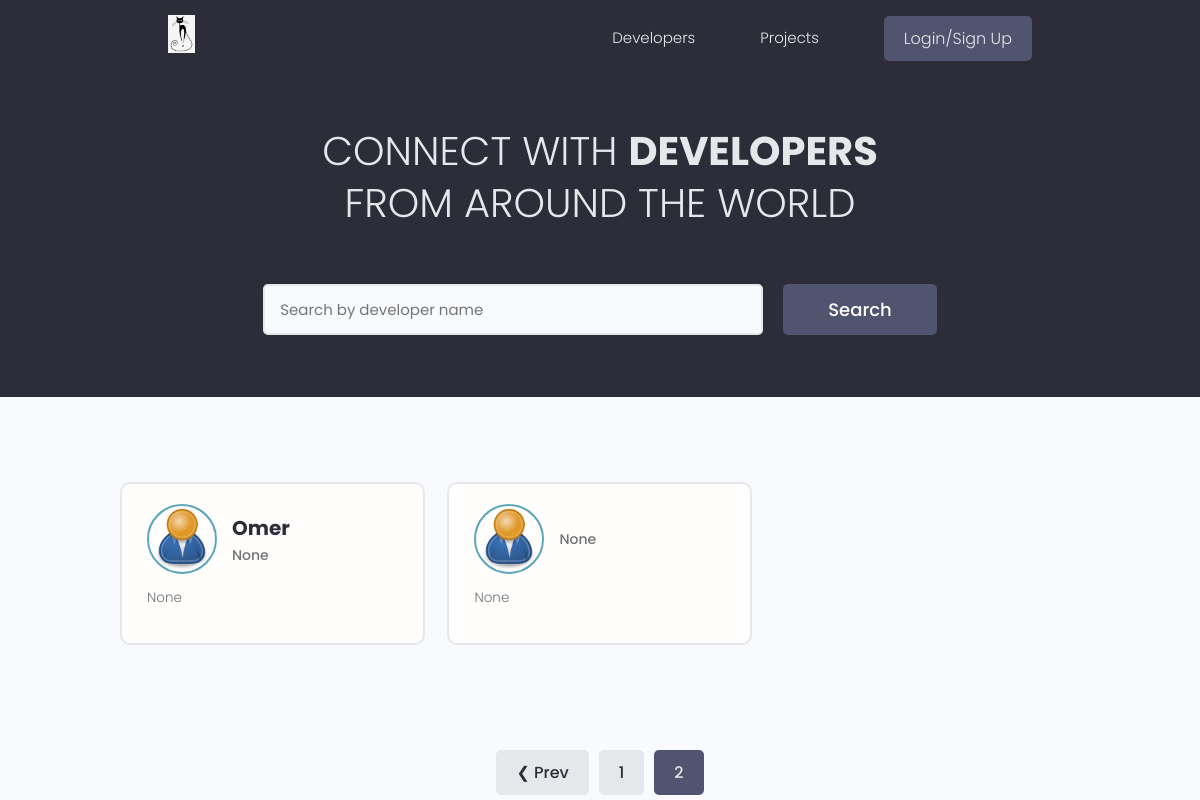
Page /?page=2 on the earlier database version.
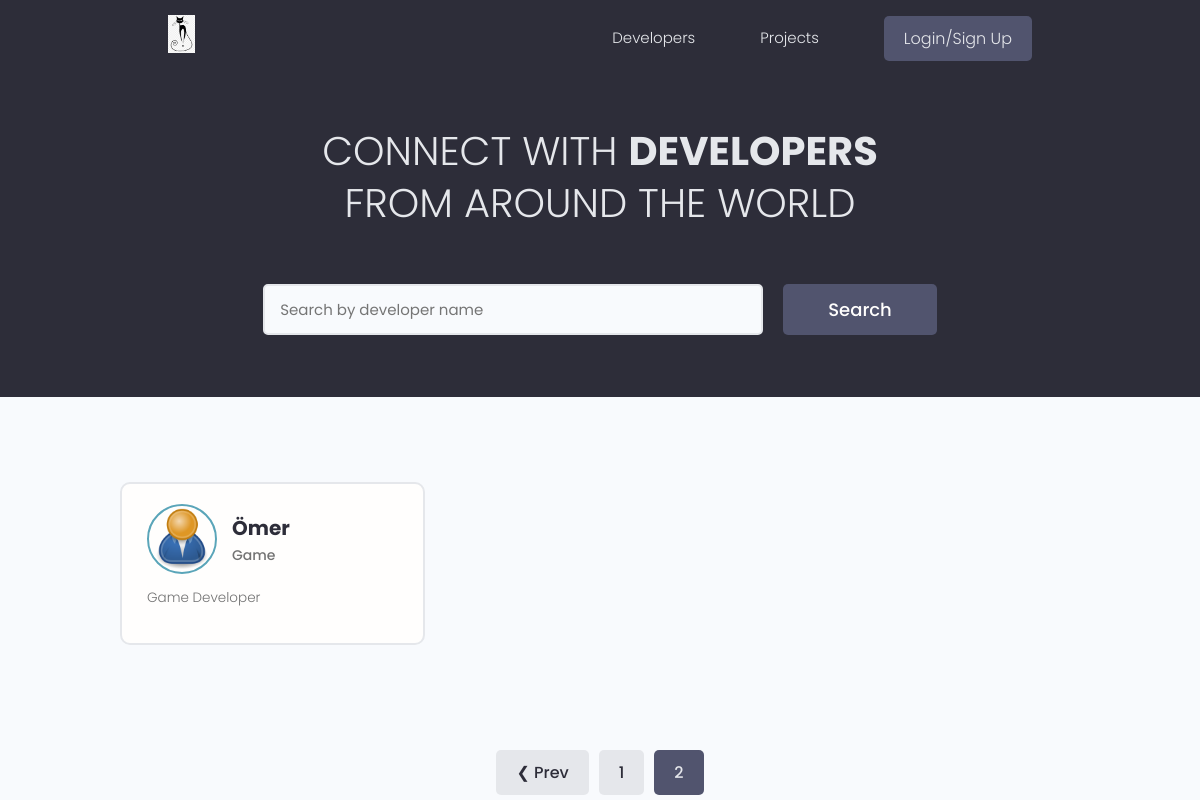
Same page on the later database version.
### users/models.py (models this page shows, shortened)
class Profile(models.Model):
    user = models.OneToOneField(
        User, on_delete=models.CASCADE, null=True, blank=True)
    name = models.CharField(max_length=200, blank=True, null=True)
    email = models.EmailField(max_length=500, blank=True, null=True)
    username = models.CharField(max_length=200, blank=True, null=True)
    location = models.CharField(max_length=200, blank=True, null=True)
    short_intro = models.CharField(max_length=200, blank=True, null=True)
    bio = models.TextField(blank=True, null=True)
    profile_image = models.ImageField(
        null=True, blank=True, upload_to='profiles/', default="profiles/user-default.png")
    social_github = models.CharField(max_length=200, blank=True, null=True)
    social_twitter = models.CharField(max_length=200, blank=True, null=True)
    social_linkedin = models.CharField(max_length=200, blank=True, null=True)
    social_youtube = models.CharField(max_length=200, blank=True, null=True)
    social_website = models.CharField(max_length=200, blank=True, null=True)
    created = models.DateTimeField(auto_now_add=True)
    id = models.UUIDField(default=uuid.uuid4, unique=True,
                          primary_key=True, editable=False)
    class Meta:
        ordering = ['created']
    @property
    def imageURL(self):
        try:
            url = self.profile_image.url
        except:
            url = ''
        return url

### users/views.py (the view)
# urls.py: path('', views.profiles, name="profiles"),
def profiles(request):
    profiles, search_query = searchProfiles(request)
    custom_range, profiles = paginateProfiles(request, profiles, 3)
    context = {'profiles': profiles, 'search_query': search_query,
               'custom_range': custom_range}
    return render(request, 'users/profiles.html', context)

### users/utils.py (called while the page is built)
def paginateProfiles(request, profiles, results):
    page = request.GET.get('page')
    paginator = Paginator(profiles, results)
    try:
        profiles = paginator.page(page)
    except PageNotAnInteger:
        page = 1
        profiles = paginator.page(page)
    except EmptyPage:
        page = paginator.num_pages
        profiles = paginator.page(page)
    leftIndex = (int(page) - 4)
    if leftIndex < 1:
        leftIndex = 1
    rightIndex = (int(page) + 5)
    if rightIndex > paginator.num_pages:
        rightIndex = paginator.num_pages + 1
    custom_range = range(leftIndex, rightIndex)
    return custom_range, profiles

def searchProfiles(request):
    search_query = ''
    if request.GET.get('search_query'):
        search_query = request.GET.get('search_query')
    skills = Skill.objects.filter(name__icontains=search_query)
    profiles = Profile.objects.distinct().filter(
        Q(name__icontains=search_query) |
        Q(short_intro__icontains=search_query) |
        Q(skill__in=skills)
    )
    return profiles, search_query

### users/templates/users/profiles.html (shortened to what this page needs)
{% extends 'main.html' %}
{% block content %}
<main class="home">
    <section class="hero-section text-center">
        <div class="container container--narrow">
            <div class="hero-section__box">
                <h2>CONNECT WITH <span>DEVELOPERS</span></h2>
                <h2>FROM AROUND THE WORLD</h2>
            </div>
            <div class="hero-section__search">
                <form id="searchForm" class="form" action="{% url 'profiles' %}" method="get">
                    <div class="form__field">
                        <input class="input input--text" id="formInput#search" type="text" name="search_query"
                            value="{{search_query}}" placeholder="Search by developer name" />
                    </div>
                    <input class="btn btn--sub btn--lg" type="submit" value="Search" />
                </form>
            </div>
        </div>
    </section>
    <section class="devlist">
        <div class="container">
            <div class="grid grid--three">
                {% for profile in profiles %}
                <div class="column card">
                    <div class="dev">
                        <a href="{% url 'user-profile' profile.id %}" class="card__body">
                            <div class="dev__profile">
                                <img class="avatar avatar--md" src="{{ profile.imageURL }}" alt="image" />
                                <div class="dev__meta">
                                    <h3>{{profile.name}}</h3>
                                    <h5>{{profile.short_intro|slice:"60"}}</h5>
                                </div>
                            </div>
                            <p class="dev__info">{{profile.bio|slice:"150"}}</p>
                        </a>
                    </div>
                </div>
                {% endfor %}
            </div>
        </div>
    </section>
    {% include 'pagination.html' with queryset=profiles custom_range=custom_range %}
</main>
{% endblock content %}

Differences in the rows shown:
removed Profile: imageURL (placeholder picture), name "Omer", short_intro "None", bio "None"
removed Profile: imageURL (placeholder picture), short_intro "None", bio "None"
added Profile: imageURL (placeholder picture), name "Ömer", short_intro "Game", bio "Game Developer"
